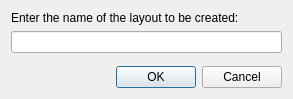
<?xml version="1.0" encoding="UTF-8"?>
<ui version="4.0">
 <class>NewLayoutDialog</class>
 <widget class="QDialog" name="NewLayoutDialog">
  <property name="geometry">
   <rect>
    <x>0</x>
    <y>0</y>
    <width>293</width>
    <height>99</height>
   </rect>
  </property>
  <property name="windowTitle">
   <string>New Layout</string>
  </property>
  <layout class="QVBoxLayout" name="verticalLayout">
   <item>
    <widget class="QLabel" name="label">
     <property name="text">
      <string>Enter the name of the layout to be created:</string>
     </property>
    </widget>
   </item>
   <item>
    <widget class="QLineEdit" name="nameLineEdit"/>
   </item>
   <item>
    <spacer name="verticalSpacer">
     <property name="orientation">
      <enum>Qt::Vertical</enum>
     </property>
     <property name="sizeHint" stdset="0">
      <size>
       <width>20</width>
       <height>40</height>
      </size>
     </property>
    </spacer>
   </item>
   <item>
    <widget class="QDialogButtonBox" name="buttonBox">
     <property name="orientation">
      <enum>Qt::Horizontal</enum>
     </property>
     <property name="standardButtons">
      <set>QDialogButtonBox::Cancel|QDialogButtonBox::Ok</set>
     </property>
    </widget>
   </item>
  </layout>
 </widget>
 <resources/>
 <connections>
  <connection>
   <sender>buttonBox</sender>
   <signal>accepted()</signal>
   <receiver>NewLayoutDialog</receiver>
   <slot>accept()</slot>
   <hints>
    <hint type="sourcelabel">
     <x>248</x>
     <y>254</y>
    </hint>
    <hint type="destinationlabel">
     <x>157</x>
     <y>274</y>
    </hint>
   </hints>
  </connection>
  <connection>
   <sender>buttonBox</sender>
   <signal>rejected()</signal>
   <receiver>NewLayoutDialog</receiver>
   <slot>reject()</slot>
   <hints>
    <hint type="sourcelabel">
     <x>316</x>
     <y>260</y>
    </hint>
    <hint type="destinationlabel">
     <x>286</x>
     <y>274</y>
    </hint>
   </hints>
  </connection>
 </connections>
</ui>
